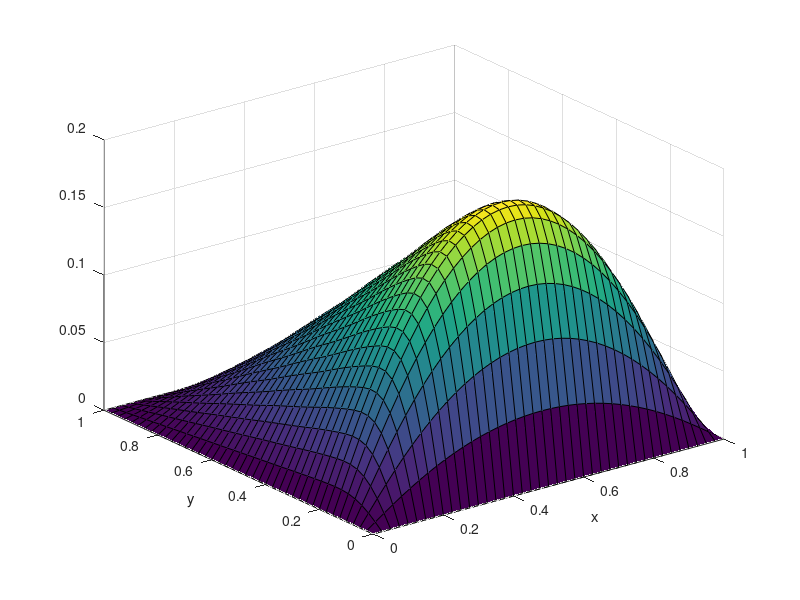

MATLAB code to generate this figure:
clear; clc; close all;

tic

L = 1;
M = 1;

n_terms = 10;

k = 0.1;

x = 0 : L/40.0 : L;
y = 0 : M/40.0 : M;

%set time
t = 0.01;

X_m = zeros(n_terms,1);
Y_n = zeros(n_terms,1);
alpha_m = zeros(n_terms,1);
beta_n = zeros(n_terms,1);
T_mn = zeros(n_terms);
C_mn = zeros(n_terms);
u_mn = zeros(length(x),length(y),n_terms, n_terms);
u = zeros(length(x),length(y));

for m = 0 : n_terms-1
    
    %Define mu_m
    alpha_m(m+1) = pi*(m+1);
    
    for n = 0 : n_terms-1
        
        %Define rho_n
        beta_n(n+1) = pi*(n+1);
        
        %Define A_mn
        fun = @(x,y) x.*(1-x).*(1-y).*sin((m+1)*pi.*x).*sin((n+1)*pi.*y);
        
        top = integral2(fun,0,L,0,M);
        
        fun_x = @(x)  sin((m+1)*pi.*x).^2.0;
        
        fun_y = @(y) sin((n+1)*pi.*y).^2.0;
        
        int_x = integral(fun_x,0,L);
        
        int_y = integral(fun_y,0,M);
        
        bot = int_x*int_y;
        
        %C_mn(m+1,n+1) = top/bot;
        C_mn(m+1,n+1) = top*4.0;
        %A_mn(m+1,n+1) = top*(-16*L*M)/(4*M^2*(m+1)^2+L^2*(2*n+1)^2)/pi^2;
        
        %Define Tmn
        T_mn(m+1,n+1) = exp(-(alpha_m(m+1)^2.0 + beta_n(n+1)^2.0)*pi*k*t);
        
        for i = 1 : length(x)
            
            %Define X_m
            X_m(m+1) = sin(pi*x(i)*(m+1));
            
            
            
            for j = 1 : length(y)
                
                %Define Y_n
                Y_n(n+1) = sin(pi*y(j)*(n+1));
                
                
                
                %calculate u_mn
                u_mn(i,j,m+1,n+1) = T_mn(m+1,n+1)*X_m(m+1)*Y_n(n+1)*C_mn(m+1,n+1);
                
            end
            
        end
        
        u = u + u_mn(:,:,m+1,n+1);
        
    end
    
end

u = zeros(length(x),length(y));

for m = 1 : n_terms
    
    for n = 1 : n_terms
        
        u = u + u_mn(:,:,m,n);
        
    end
    
end

toc

surf(x,y,u');
xlabel('x');
ylabel('y');